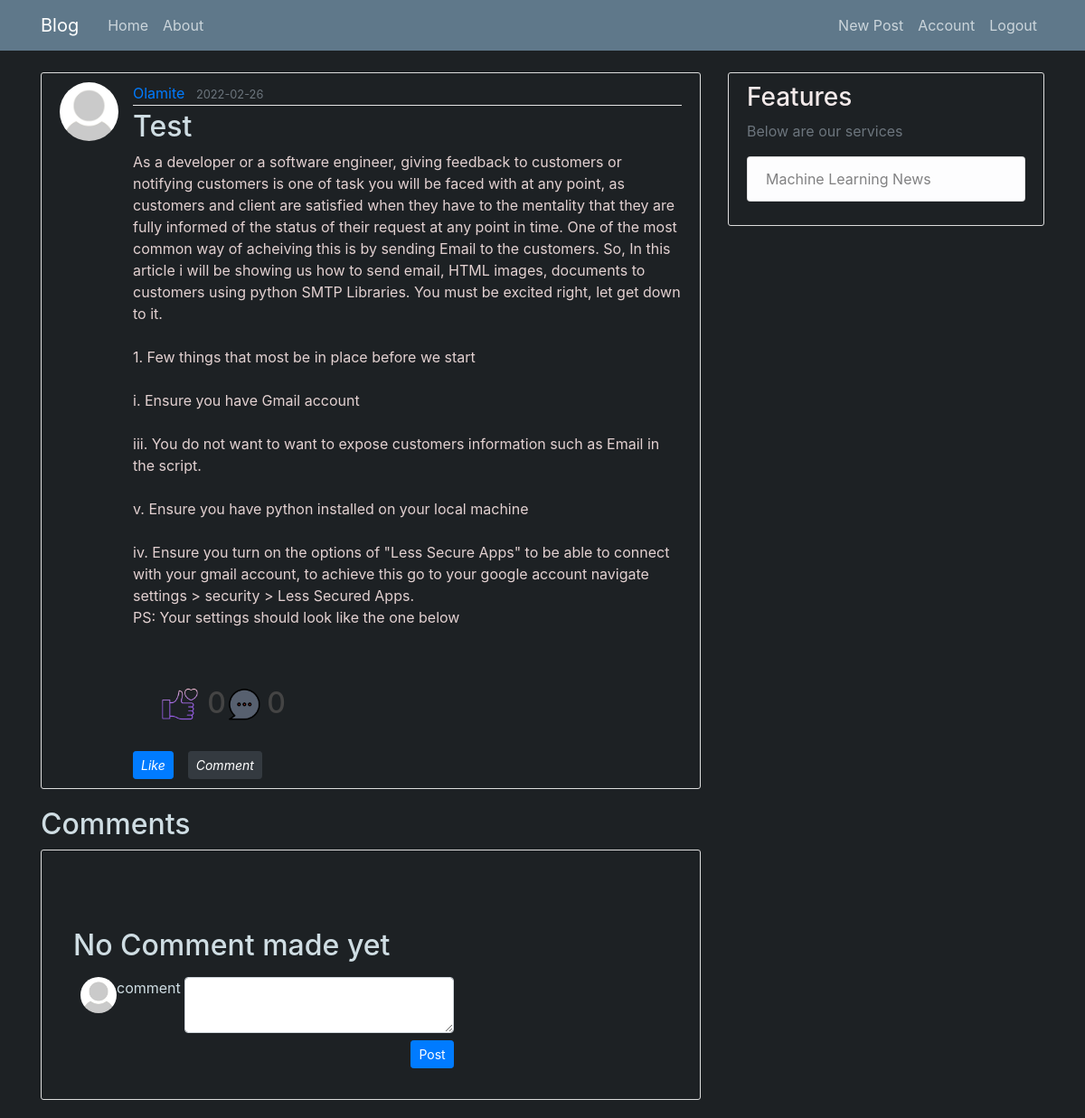
The app's page /post/1 (signed in) with its own data.
### flaskblog/models/UserModel.py (models this page shows, shortened)
class User(db.Model, UserMixin):
    id = db.Column(db.Integer, primary_key=True)
    username = db.Column(db.String(20), unique=True, nullable=False)
    email = db.Column(db.String(120), unique=True, nullable=False)
    image_file = db.Column(db.String(20), nullable=False, default='default.jpg')
    password = db.Column(db.String(60), nullable=False)
    verified = db.Column(db.Integer, nullable = False, default = 0)
    posts = db.relationship('Post',
                                    backref= 'author',
                                    cascade = "all,delete-orphan",
                                    lazy=True)
    comments = db.relationship('Comment',
                                    backref='comment_author',
                                    cascade = "all,delete-orphan",
                                    lazy=True)
    reply = db.relationship('Reply',
                                    backref='reply_user',
                                    cascade = "all,delete-orphan",
                                    lazy=True)
    post_liked = db.relationship('PostLike',
                                    foreign_keys='PostLike.user_id',
                                    backref='user',
                                    cascade = "all,delete-orphan",
                                    lazy='dynamic')
    comment_liked = db.relationship('CommentLike',
                                    foreign_keys='CommentLike.user_id',
                                    backref='user',
                                    cascade = "all,delete-orphan",
                                    lazy='dynamic')
    reply_liked = db.relationship('ReplyLike',
                                    foreign_keys='ReplyLike.user_id',
                                    backref='user',
                                    cascade = "all,delete-orphan",
                                    lazy='dynamic')
    def has_liked_post(self, post):
        return PostLike.query.filter(PostLike.user_id == self.id, PostLike.post_id == post.id).count() > 0
    def number_of_comments(self, post):
        return Comment.query.filter(Comment.post_id == post.id).count()
    def post_number_of_likes(self, post):
        return PostLike.query.filter(PostLike.post_id == post.id).count()

### flaskblog/models/PostModel.py (models this page shows, shortened)
class Post(db.Model):
    id = db.Column(db.Integer, primary_key=True)
    title = db.Column(db.String(120), nullable=False)
    date_posted = db.Column(db.DateTime, nullable=False, default=datetime.utcnow)
    content = db.Column(db.Text, nullable=False)
    images = db.Column(db.PickleType, nullable=True, default=None)
    user_id = db.Column(db.Integer, db.ForeignKey('user.id'), nullable=False)
    comments = db.relationship('Comment', backref='comment_post', cascade = "all,delete-orphan", lazy=True)
    post_likes = db.relationship('PostLike', backref='post',   cascade = "all,delete-orphan", lazy='dynamic')

### flaskblog/posts/routes.py (the view)
@posts.route('/post/<int:post_id>', methods=['GET', 'POST'])
@login_required
def post(post_id):
    form = CommentForm()
    post = Post.query.get_or_404(post_id)
    page = request.args.get('page', 1, type=int)
    comments = Comment.query.filter_by(post_id=post_id).order_by(Comment.date.desc()).paginate(per_page=2,
      page=page)
    logger.debug('user {} route to post page with id [{}]'.format(current_user.get_id(), post.id))
    return render_template('post.html', title=post.title, post=post, comments=comments, form=form)

### flaskblog/comment/forms.py
class CommentForm(FlaskForm):
    comment = TextAreaField('comment', validators=[DataRequired()])
    submit = SubmitField('Post')

### flaskblog/models/UserModel.py (called while the page is built)
@login_manager.user_loader
def load_user(user_id):
    return User.query.get(int(user_id))

### flaskblog/templates/post.html (shortened to what this page needs)
{% extends "layout.html" %}
{% block content %}
<article class="media content-section" style="background: #1d2124;">
  <img class="rounded-circle article-img"
    src="{{ url_for('static', filename='imagefolder/' + post.author.image_file) }}">
  <div class="media-body">
    <div class="article-metadata">
      <a class="mr-2"
      href="{{url_for('users.user_posts',username=post.author.username)}}">{{ post.author.username }}</a>
      <small class="text-muted">{{ post.date_posted.strftime('%Y-%m-%d') }}</small>
    </div>
    <h2 class="article-title" style="color: #cfdde3;">{{ post.title }}</h2>
    <p class="article-content" style="color: #e3d1d1;">{{ post.content }}</p>
<br>
<br>
<div style="display: flex;">
  <div style="display: flex; ">
    &nbsp; &nbsp; &nbsp; &nbsp;<h5><img src="{{url_for('static', filename ='imagefolder/like.png')}}" alt="Snow" style="width:40px;height:40px;padding:0px" align:right> &nbsp;<h2>{{current_user.post_number_of_likes(post)}}</h2>
  </div>
  <div style="display: flex;">
    <h5><img src="{{url_for('static', filename ='imagefolder/comment.png')}}" alt="Snow" style="width:40px;height:40px;padding:0px">&nbsp;<h2>{{current_user.number_of_comments(post)}}</h2>
  </div>
</div>
<br>
             {%if current_user.has_liked_post(post)%}
            <div class="btn-toolbar pull-left">
              <a href="{{url_for('posts.action_like', post_id=post.id, action = 'unlike')}}"> <button  class="btn mr-3 btn-secondary btn-sm like" memberid = {{post.id}}><i class="fa fa-thumbs-up">  Unlike  </i> </button></a>
             <a href="{{url_for('posts.post', post_id=post.id)}}"> <button class="btn mr-3 btn-sm btn-dark"><i class="fa fa-commenting-o">Comment</i> </button></a>
          </div>
          {%else%}
          <div class="btn-toolbar pull-left">
            <a href="{{url_for('posts.action_like', post_id=post.id, action = 'like')}}"> <button  class="btn mr-3 btn-primary btn-primary btn-sm like" memberid = {{post.id}}><i class="fa fa-thumbs-up">  Like  </i> </button></a>
           <a href="{{url_for('posts.post', post_id=post.id)}}"> <button class="btn mr-3 btn-sm btn-dark"><i class="fa fa-commenting-o">Comment</i> </button></a>
        </div>
          {%endif%}
</article>
<h2 style="color: #cfdde3;">Comments</h2>
<article class="media content-section" style="background: #1d2124;" >
  <div class="container mt-1">
    <div class="d-flex justify-content-start row">
      <div class="col-md-8">
{% if comments.total > 0 %}
      {% for comment in comments.items %}
        <div class="d-flex flex-column comment-section">
          <div class="bg-#1d2124 p-2">
            <div class="d-flex flex-row user-info">
              <img class="rounded-circle"
                src="{{ url_for('static', filename='imagefolder/' + comment.comment_author.image_file) }}" width="40">
              <div class="d-flex flex-column justify-content-start ml-2">
              {% if comment.author_id.username == current_user.username%}
                 <span class="d-block font-weight-bold name" style="color: #cfdde3;">author-{{comment.author_id.username}}</span>
              {%else%}
               <span class="d-block font-weight-bold name" style="color: #cfdde3;">{{comment.author_id.username}}</span>
              {%endif%}
                <small class="date text-black-50" style="color: #cfdde3;">Public - {{ comment.date.strftime('%Y-%m-%d %H:%M') }}</small>
              </div>
            </div>
            <div class="mt-2">
             <span><a class="article-title" href="{{url_for('comments.single_comment', comment_id = comment.id)}}">  <p class="comment-text" style="color: #cfdde3;">{{comment.comment}}</p></a></span>
            </div>
          </div>
          <br>
          <div style="display: flex;">
            <div style="display: flex; ">
              <h5><img src="{{url_for('static', filename ='imagefolder/like.png')}}" alt="Snow" style="width:30px;height:30px;padding:0px" align:right>&nbsp;<h3>{{current_user.comment_number_of_likes(comment)}}</h3>
            </div>
            <div style="display: flex;">
      &nbsp; &nbsp; &nbsp; &nbsp; <h5><img src="{{url_for('static', filename ='imagefolder/comment.png')}}" alt="Snow" style="width:25px;height:30px;padding:0px">&nbsp; <h3>{{current_user.number_of_reply_for_comment(comment)}}</h3>
            </div>
          </div>
          <br>
                       {%if current_user.has_liked_comment(comment)%}
                      <div class="btn-toolbar pull-left">
                        <a href="{{url_for('comments.action_like', comment_id=comment.id, action = 'unlike')}}"> <button  class="btn mr-3 btn-secondary btn-sm like" memberid = {{post.id}}><i class="fa fa-thumbs-up">  Unlike  </i> </button></a>
                        <a class="article-title" href="{{url_for('comments.single_comment', comment_id = comment.id)}}"> <button class="btn mr-3 btn-dark"><i class="fa fa-commenting-o">Replies({{current_user.number_of_reply_for_comment(comment)}})</i> </button></a>
                    </div>
                    {%else%}
                    <div class="btn-toolbar pull-left">
                      <a href="{{url_for('comments.action_like', comment_id=comment.id, action = 'like')}}"> <button  class="btn mr-3 btn-primary btn-sm like" memberid = {{post.id}}><i class="fa fa-thumbs-up">  Like  </i> </button></a>
                      <a class="article-title" href="{{url_for('comments.single_comment', comment_id = comment.id)}}"> <button class="btn mr-3 btn-sm btn-dark"><i class="fa fa-commenting-o">Replies({{current_user.number_of_reply_for_comment(comment)}})</i> </button></a>
                  </div>
                    {%endif%}
        </div>
        <br>
          {%endfor%}
          {% else %}
          <br>
          <br>
          <br>
          <h2 style="color: #cfdde3;">  No Comment made yet </h2>
          {% endif %}
        <div class="bg-#1d2124 p-2" style="background-color: #1d2124;">
          <form method="POST" , action="{{ url_for('comments.new_comment', post_id=post.id) }}">
            <fieldset class="form-group">
              <div class="d-flex flex-row align-items-start">
                <img class="rounded-circle"
                  src="{{ url_for('static', filename='imagefolder/' + current_user.image_file) }}" width="40">
                {{form.comment.label(class = "form-control-label " )}}
                {% if form.comment.errors %}
                {{ form.comment(class = "form-control form-control-lg is-invalid text-#cfdde3")}}
                <div class="invalid-feedback">
                  {% for error in form.comment.errors %}
                  <span> {{comment}} </span>
                  {% endfor %}
                </div>
                {% else%}
                {{ form.comment(class = "form-control ml-1 shadow-none textarea color-black")}}
                {% endif %}
              </div>
              <div class="mt-2 text-right">
                {{form.submit(class="btn btn-primary btn-sm shadow-none",id = "postcomment")}}
              </div>
            </fieldset>
          </form>
        </div>
      </div>
    </div>
  </div>
</article>
{% endblock content %}

### flaskblog/static/main.css (style rules this page uses)
body { background: #fafafa; color: #333333; margin-top: 5rem; }
h1, h2, h3, h4, h5, h6 { color: #444444; }
.content-section { background: #ffffff; padding: 10px 20px; border: 1px solid #dddddd; border-radius: 3px; margin-bottom: 20px; }
.article-title { color: #444444; }
.article-content { white-space: pre-line; }
.article-img { height: 65px; width: 65px; margin-right: 16px; }
.article-metadata { padding-bottom: 1px; margin-bottom: 4px; border-bottom: 1px solid #e3e3e3 }

### flaskblog/templates/post.html (style rules this page uses)
.form-control-label { color: #cfdde3; }

### records on screen
User: image_file (placeholder picture), author.username "Olamite"
Post: date_posted "2022-02-26", title "Test", content "As a developer or a software engineer, giving feedback to customers or notifying customers is one of task you will be faced with at any point, as customers and client are satisfied when they have to the mentality that they are fully informed of the status of their request at any point in time. One of the most common way of acheiving this is by sending Email to the customers. So, In this article i will be showing us how to send email, HTML images, documents to customers using python SMTP Libraries. You must be excited right, let get down to it. 1. Few things that most be in place before we start i. Ensure you have Gmail account iii. You do not want to want to expose customers information…"
User: image_file (placeholder picture)

### other values on screen
{{ current_user.post_number_of_likes(post) }} "0"
{{ current_user.number_of_comments(post) }} "0"
